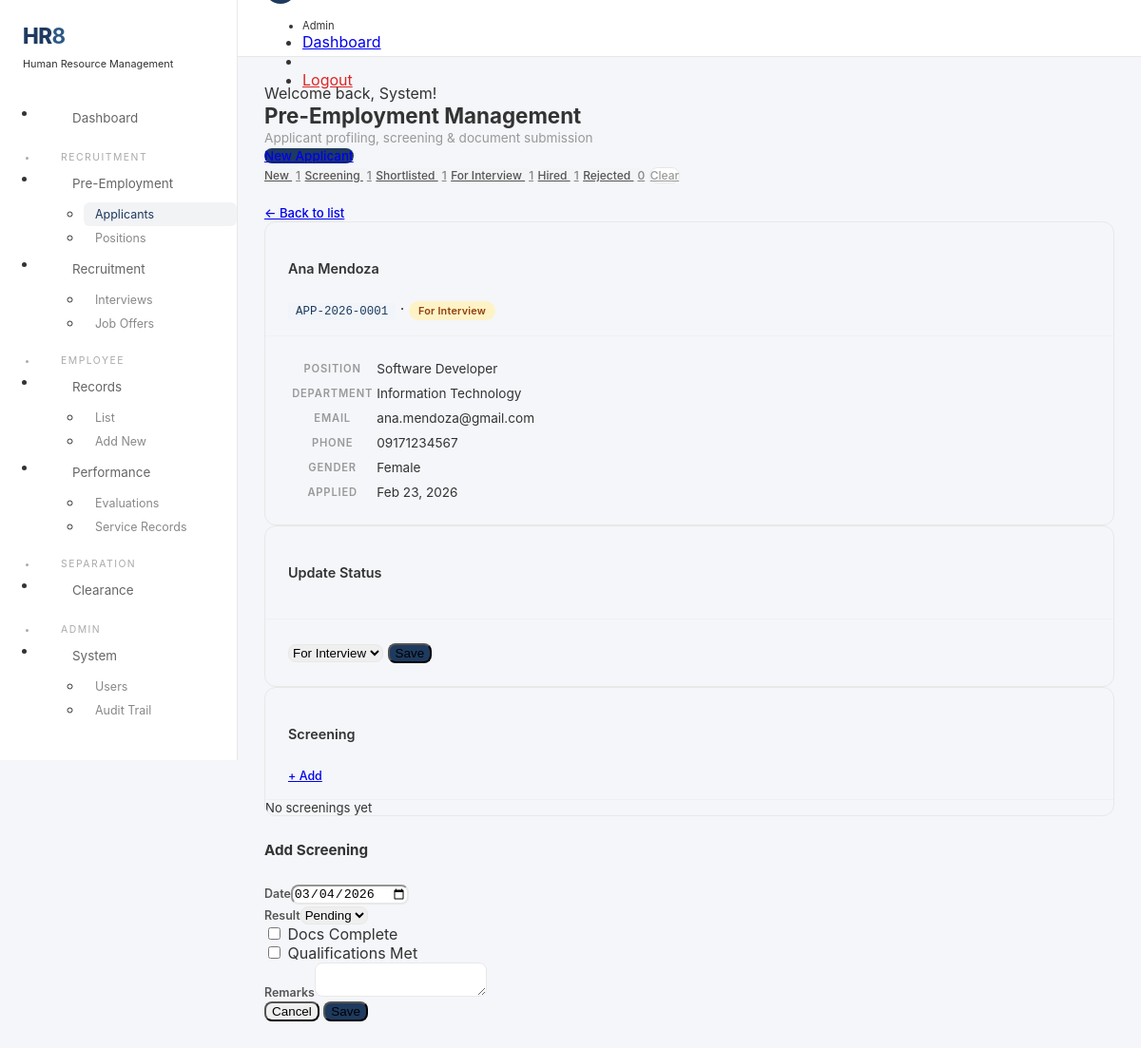
The app's page /modules/pre_employment/index.php?view=1 (signed in) with its own data.
### tables this page shows
CREATE TABLE `applicants` (
  `applicant_id` int(11) NOT NULL,
  `reference_no` varchar(30) NOT NULL,
  `first_name` varchar(100) NOT NULL,
  `last_name` varchar(100) NOT NULL,
  `middle_name` varchar(100) DEFAULT NULL,
  `email` varchar(150) NOT NULL,
  `phone` varchar(20) DEFAULT NULL,
  `address` text DEFAULT NULL,
  `date_of_birth` date DEFAULT NULL,
  `gender` enum('Male','Female','Other') DEFAULT NULL,
  `civil_status` enum('Single','Married','Widowed','Separated') DEFAULT 'Single',
  `position_applied_id` int(11) DEFAULT NULL,
  `application_date` date NOT NULL DEFAULT curdate(),
  `status` enum('New','Screening','Shortlisted','For Interview','Interviewed','For Exam','Examined','Ranked','Offered','Hired','Rejected','Withdrawn','Pooled') DEFAULT 'New',
  `source` varchar(100) DEFAULT NULL COMMENT 'Where the applicant learned about the position',
  `notes` text DEFAULT NULL,
  `created_by` int(11) DEFAULT NULL,
  `created_at` timestamp NOT NULL DEFAULT current_timestamp(),
  `updated_at` timestamp NOT NULL DEFAULT current_timestamp() ON UPDATE current_timestamp()
);

CREATE TABLE `job_positions` (
  `position_id` int(11) NOT NULL,
  `title` varchar(150) NOT NULL,
  `department_id` int(11) DEFAULT NULL,
  `description` text DEFAULT NULL,
  `requirements` text DEFAULT NULL,
  `employment_type` enum('Full-Time','Part-Time','Contractual','Probationary') DEFAULT 'Full-Time',
  `salary_grade` varchar(20) DEFAULT NULL,
  `slots` int(11) DEFAULT 1,
  `is_active` tinyint(1) DEFAULT 1,
  `created_by` int(11) DEFAULT NULL,
  `created_at` timestamp NOT NULL DEFAULT current_timestamp(),
  `updated_at` timestamp NOT NULL DEFAULT current_timestamp() ON UPDATE current_timestamp()
);

CREATE TABLE `departments` (
  `department_id` int(11) NOT NULL,
  `department_name` varchar(100) NOT NULL,
  `department_code` varchar(20) NOT NULL,
  `head_user_id` int(11) DEFAULT NULL,
  `is_active` tinyint(1) DEFAULT 1,
  `created_at` timestamp NOT NULL DEFAULT current_timestamp()
);

### config/auth.php (called while the page is built, shortened)
<?php
class Auth
{
    public static function isLoggedIn(): bool
    {
        return isset($_SESSION['user_id']) && !empty($_SESSION['user_id']);
    }
    public static function getUserRole(): ?string
    {
        return $_SESSION['user_role'] ?? null;
    }
    public static function hasAnyRole(array $roles): bool
    {
        return in_array(self::getUserRole(), $roles, true);
    }
    public static function requireRole(string|array $roles): void
    {
        $roles = is_array($roles) ? $roles : [$roles];
    }
}

### config/db.php (called while the page is built, shortened)
<?php
class Database
{
    private static ?PDO $connection = null;
    public static function getConnection(): PDO
    {
        if (self::$connection === null) {
            try {
                $dsn = sprintf('mysql:host=%s;dbname=%s;charset=%s', self::DB_HOST, self::DB_NAME, self::DB_CHARSET);
                self::$connection = new PDO($dsn, self::DB_USER, self::DB_PASS, self::PDO_OPTIONS);
            } catch (PDOException $e) {
                $logDir = __DIR__ . '/../logs';
                if (!is_dir($logDir)) mkdir($logDir, 0755, true);
                error_log("[" . date('Y-m-d H:i:s') . "] DB Error: " . $e->getMessage() . PHP_EOL, 3, $logDir . '/db_errors.log');
                throw new RuntimeException('Database connection unavailable.');
            }
        }
        return self::$connection;
    }
}

### controllers/PreEmploymentController.php (called while the page is built, shortened)
<?php
require_once __DIR__ . '/../config/db.php';
require_once __DIR__ . '/../config/auth.php';
require_once __DIR__ . '/../includes/helpers.php';
require_once __DIR__ . '/../models/BaseModel.php';
require_once __DIR__ . '/../models/Applicant.php';
require_once __DIR__ . '/../models/JobPosition.php';
class PreEmploymentController
{
    private Applicant $applicant;
    private JobPosition $position;
    public function __construct()
    {
        $this->applicant = new Applicant();
        $this->position = new JobPosition();
    }
    public function index(array $filters = []): array
    {
        return [
            'applicants' => $this->applicant->getAllWithPosition($filters),
            'positions' => $this->position->getActive(),
            'status_counts' => $this->applicant->getStatusCounts(),
            'filters' => $filters,
        ];
    }
    public function show(int $id): array
    {
        $applicant = $this->applicant->getWithDetails($id);
        return [
            'applicant' => $applicant,
            'documents' => $this->applicant->getDocuments($id),
            'screenings' => $this->applicant->getScreenings($id),
        ];
    }
}

### models/BaseModel.php (called while the page is built, shortened)
<?php
abstract class BaseModel
{
    protected PDO $db;
    protected string $table;
    public function __construct()
    {
        $this->db = Database::getConnection();
    }
    public function all(array $conditions = [], string $orderBy = ''): array
    {
        $sql = "SELECT * FROM {$this->table}";
        $params = [];
        if (!empty($conditions)) {
            $where = [];
            foreach ($conditions as $key => $val) {
                $where[] = "{$key} = :{$key}";
                $params[":{$key}"] = $val;
            }
            $sql .= " WHERE " . implode(' AND ', $where);
        }
        if ($orderBy) $sql .= " ORDER BY {$orderBy}";
        $stmt = $this->db->prepare($sql);
        $stmt->execute($params);
        return $stmt->fetchAll(PDO::FETCH_ASSOC);
    }
}

### models/Applicant.php (called while the page is built, shortened)
<?php
class Applicant extends BaseModel
{
    public function getAllWithPosition(array $filters = []): array
    {
        $sql = "SELECT a.*, jp.title as position_title, jp.department_id,
                       d.department_name
                FROM applicants a
                LEFT JOIN job_positions jp ON a.position_applied_id = jp.position_id
                LEFT JOIN departments d ON jp.department_id = d.department_id
                WHERE 1=1";
        $params = [];
        $sql .= " ORDER BY a.created_at DESC";
        $stmt = $this->db->prepare($sql);
        $stmt->execute($params);
        return $stmt->fetchAll(PDO::FETCH_ASSOC);
    }
    public function getWithDetails(int $id): ?array
    {
        $sql = "SELECT a.*, jp.title as position_title, d.department_name,
                       u.first_name as created_by_name
                FROM applicants a
                LEFT JOIN job_positions jp ON a.position_applied_id = jp.position_id
                LEFT JOIN departments d ON jp.department_id = d.department_id
                LEFT JOIN users u ON a.created_by = u.user_id
                WHERE a.applicant_id = :id";
        $stmt = $this->db->prepare($sql);
        $stmt->execute([':id' => $id]);
        return $stmt->fetch(PDO::FETCH_ASSOC) ?: null;
    }
    public function getDocuments(int $applicantId): array
    {
        $stmt = $this->db->prepare("SELECT * FROM applicant_documents WHERE applicant_id = :id ORDER BY uploaded_at DESC");
        $stmt->execute([':id' => $applicantId]);
        return $stmt->fetchAll(PDO::FETCH_ASSOC);
    }
    public function getScreenings(int $applicantId): array
    {
        $sql = "SELECT s.*, CONCAT(u.first_name, ' ', u.last_name) as screener_name
                FROM applicant_screenings s
                LEFT JOIN users u ON s.screened_by = u.user_id
                WHERE s.applicant_id = :id ORDER BY s.created_at DESC";
        $stmt = $this->db->prepare($sql);
        $stmt->execute([':id' => $applicantId]);
        return $stmt->fetchAll(PDO::FETCH_ASSOC);
    }
    public function getStatusCounts(): array
    {
        $stmt = $this->db->query("SELECT status, COUNT(*) as count FROM applicants GROUP BY status");
        $counts = [];
        foreach ($stmt->fetchAll(PDO::FETCH_ASSOC) as $row) {
            $counts[$row['status']] = (int)$row['count'];
        }
        return $counts;
    }
}

### models/JobPosition.php (called while the page is built, shortened)
<?php
class JobPosition extends BaseModel
{
    public function getActive(): array
    {
        return $this->all(['is_active' => 1], 'title ASC');
    }
}

### modules/pre_employment/index.php (the view, shortened to what this page needs)
<?php
require_once __DIR__.'/../../controllers/PreEmploymentController.php';
$ctrl=new PreEmploymentController();
$filters=['status'=>$_GET['status']??'','search'=>$_GET['search']??'','position_id'=>$_GET['position_id']??''];
$data=$ctrl->index($filters);$showCreate=($_GET['action']??'')==='create';$showView=isset($_GET['view']);$viewData=$showView?$ctrl->show((int)$_GET['view']):null;$positions=$ctrl->getPositions();
$pageTitle='Pre-Employment';include __DIR__.'/../../includes/layout_top.php';
?>
<div class="page-hd uk-flex uk-flex-between uk-flex-middle uk-margin-bottom">
<div><h3>Pre-Employment Management</h3><p>Applicant profiling, screening &amp; document submission</p></div>
<a href="?action=create" class="uk-button uk-button-primary uk-button-small"><span uk-icon="icon:plus;ratio:.8" class="uk-margin-small-right"></span>New Applicant</a></div>
<div class="uk-flex uk-flex-wrap" style="gap:8px;margin-bottom:20px">
<?php foreach(['New','Screening','Shortlisted','For Interview','Hired','Rejected'] as $st):$cnt=$data['status_counts'][$st]??0;$active=$filters['status']===$st;?>
<a href="?status=<?=$st?>" class="uk-button uk-button-small" style="border-radius:20px;font-size:.75rem;<?=$active?'background:#1e3a5f;color:#fff':'background:#f3f4f6;color:#555'?>"><?=$st?> <span style="margin-left:4px;opacity:.7"><?=$cnt?></span></a>
<?php endforeach;?>
<a href="?" class="uk-button uk-button-small" style="border-radius:20px;font-size:.75rem;background:#fff;color:#999;border:1px solid #e5e5e5">Clear</a>
</div>
<?php if($showView&&$viewData):$ap=$viewData['applicant'];?>
<a href="?" class="uk-button uk-button-text uk-margin-bottom" style="font-size:.82rem">&larr; Back to list</a>
<div class="uk-grid-small" uk-grid>
<div class="uk-width-1-2@m">
<div class="uk-card uk-card-default"><div class="uk-card-header"><h5 class="uk-margin-remove" style="font-weight:600;font-size:.9rem"><?=sanitize_output($ap['first_name'].' '.$ap['last_name'])?></h5><div class="uk-text-meta"><code><?=sanitize_output($ap['reference_no'])?></code> &middot; <?=get_status_badge($ap['status'])?></div></div>
<div class="uk-card-body" style="padding:20px 24px"><table class="uk-table uk-table-small uk-margin-remove" style="font-size:.84rem">
<tr><th style="width:35%;color:#999;border:0;padding:4px 0">Position</th><td style="border:0;padding:4px 0"><?=sanitize_output($ap['position_title']??'—')?></td></tr>
<tr><th style="color:#999;border:0;padding:4px 0">Department</th><td style="border:0;padding:4px 0"><?=sanitize_output($ap['department_name']??'—')?></td></tr>
<tr><th style="color:#999;border:0;padding:4px 0">Email</th><td style="border:0;padding:4px 0"><?=sanitize_output($ap['email'])?></td></tr>
<tr><th style="color:#999;border:0;padding:4px 0">Phone</th><td style="border:0;padding:4px 0"><?=sanitize_output($ap['phone']??'—')?></td></tr>
<tr><th style="color:#999;border:0;padding:4px 0">Gender</th><td style="border:0;padding:4px 0"><?=sanitize_output($ap['gender']??'—')?></td></tr>
<tr><th style="color:#999;border:0;padding:4px 0">Applied</th><td style="border:0;padding:4px 0"><?=format_date($ap['application_date']??'')?></td></tr>
</table></div></div></div>
<div class="uk-width-1-2@m">
<div class="uk-card uk-card-default"><div class="uk-card-header"><h5 class="uk-margin-remove" style="font-weight:600;font-size:.9rem">Update Status</h5></div>
<div class="uk-card-body"><form method="POST" class="uk-flex uk-flex-middle" style="gap:8px">
<select name="status" class="uk-select uk-form-small" style="border-radius:8px"><?php foreach(['New','Screening','Shortlisted','For Interview','Interviewed','For Exam','Examined','Ranked','Offered','Hired','Rejected','Withdrawn','Pooled'] as $ss):?><option <?=$ap['status']===$ss?'selected':''?>><?=$ss?></option><?php endforeach;?></select>
<button class="uk-button uk-button-primary uk-button-small">Save</button></form></div></div>
<div class="uk-card uk-card-default uk-margin-top"><div class="uk-card-header uk-flex uk-flex-between uk-flex-middle"><h5 class="uk-margin-remove" style="font-weight:600;font-size:.9rem">Screening</h5>
<a class="uk-button uk-button-text uk-button-small" style="font-size:.78rem" href="#add-screen" uk-toggle>+ Add</a></div>
<div class="uk-card-body np">
<?php if(!empty($viewData['screenings'])):?><table class="uk-table uk-table-small uk-table-divider uk-margin-remove"><thead><tr><th>Date</th><th>Docs</th><th>Quals</th><th>Result</th></tr></thead><tbody>
<?php foreach($viewData['screenings'] as $sc):?><tr><td style="font-size:.82rem"><?=format_date($sc['screening_date'])?></td><td><?=$sc['documents_complete']?'<span uk-icon="icon:check;ratio:.8" style="color:#16a34a"></span>':'<span uk-icon="icon:close;ratio:.8" style="color:#dc2626"></span>'?></td><td><?=$sc['qualifications_met']?'<span uk-icon="icon:check;ratio:.8" style="color:#16a34a"></span>':'<span uk-icon="icon:close;ratio:.8" style="color:#dc2626"></span>'?></td><td><?=get_status_badge($sc['result'])?></td></tr><?php endforeach;?>
</tbody></table><?php else:?><div class="uk-padding-small uk-text-center uk-text-muted" style="font-size:.82rem">No screenings yet</div><?php endif;?>
</div></div>
<div id="add-screen" uk-modal><div class="uk-modal-dialog"><div class="uk-modal-header"><h5 class="uk-modal-title" style="font-size:.95rem">Add Screening</h5></div>
<form method="POST"><div class="uk-modal-body">
<div class="uk-grid-small" uk-grid>
<div class="uk-width-1-2"><label class="uk-form-label">Date</label><input type="date" name="screening_date" class="uk-input uk-form-small" value="<?=date('Y-m-d')?>" required></div>
<div class="uk-width-1-2"><label class="uk-form-label">Result</label><select name="result" class="uk-select uk-form-small" required><option>Pending</option><option>Passed</option><option>Failed</option></select></div>
<div class="uk-width-1-2"><label><input type="checkbox" name="documents_complete" class="uk-checkbox"> Docs Complete</label></div>
<div class="uk-width-1-2"><label><input type="checkbox" name="qualifications_met" class="uk-checkbox"> Qualifications Met</label></div>
<div class="uk-width-1-1"><label class="uk-form-label">Remarks</label><textarea name="remarks" class="uk-textarea uk-form-small" rows="2"></textarea></div>
</div></div><div class="uk-modal-footer uk-text-right"><button class="uk-button uk-button-default uk-modal-close uk-button-small" type="button">Cancel</button> <button class="uk-button uk-button-primary uk-button-small">Save</button></div></form></div></div>
</div></div>
<?php endif;?>
<?php include __DIR__.'/../../includes/layout_bottom.php';?>

### includes/helpers.php (shortened to what this page needs)
<?php
function sanitize_output(string $d): string { return htmlspecialchars($d, ENT_QUOTES, 'UTF-8'); }
function format_date(?string $d, string $f='M d, Y'): string { if(!$d)return "\xe2\x80\x94"; $t=strtotime($d); return $t?date($f,$t):''; }
function get_status_badge(string $s): string {
    $m=['New'=>'primary','Screening'=>'info','Shortlisted'=>'info','For Interview'=>'warning','Interviewed'=>'secondary','Hired'=>'success','Rejected'=>'danger','Withdrawn'=>'dark','Pooled'=>'secondary','Active'=>'success','Inactive'=>'secondary','Pending'=>'warning','Approved'=>'success','Completed'=>'success','Cancelled'=>'dark','In Progress'=>'info','Overdue'=>'danger','Probationary'=>'warning','Regular'=>'success','On Leave'=>'info','Suspended'=>'danger','Resigned'=>'dark','Terminated'=>'danger','Retired'=>'secondary','Draft'=>'secondary','Submitted'=>'primary','Acknowledged'=>'success','Disputed'=>'danger','Outstanding'=>'success','Very Satisfactory'=>'primary','Satisfactory'=>'info','Needs Improvement'=>'warning','Unsatisfactory'=>'danger','Cleared'=>'success','Not Cleared'=>'danger','Scheduled'=>'primary','No Show'=>'danger','Sent'=>'info','Accepted'=>'success','Declined'=>'danger','Expired'=>'dark','Passed'=>'success','Failed'=>'danger','Resolved'=>'success','Appealed'=>'warning','Archived'=>'secondary','For Exam'=>'warning','Examined'=>'secondary','Ranked'=>'info','Offered'=>'primary','Verbal Warning'=>'warning','Written Warning'=>'danger','Suspension'=>'danger','Commendation'=>'success','Award'=>'primary','Memo'=>'info'];
    $c=$m[$s]??'secondary';
    return '<span class="bd bd-'.$c.'">'.sanitize_output($s).'</span>';
}

### records on screen
applicants: sanitize_output($ap['first_name'].' '.$ap['last_name']) "Ana Mendoza", reference_no "APP-2026-0001", status "For Interview", position_applied.title "Software Developer", departments.department_name "Information Technology", email "ana.mendoza@gmail.com", phone "09171234567", gender "Female", application_date "Feb 23, 2026"

### other values on screen
Auth::getUserRole() "Admin"
sanitize_output($__msg) "Welcome back, System!"
$st "New"
$cnt "1"
$st "Screening"
$st "Shortlisted"
$st "For Interview"
$st "Hired"
$st "Rejected"
$cnt "0"
